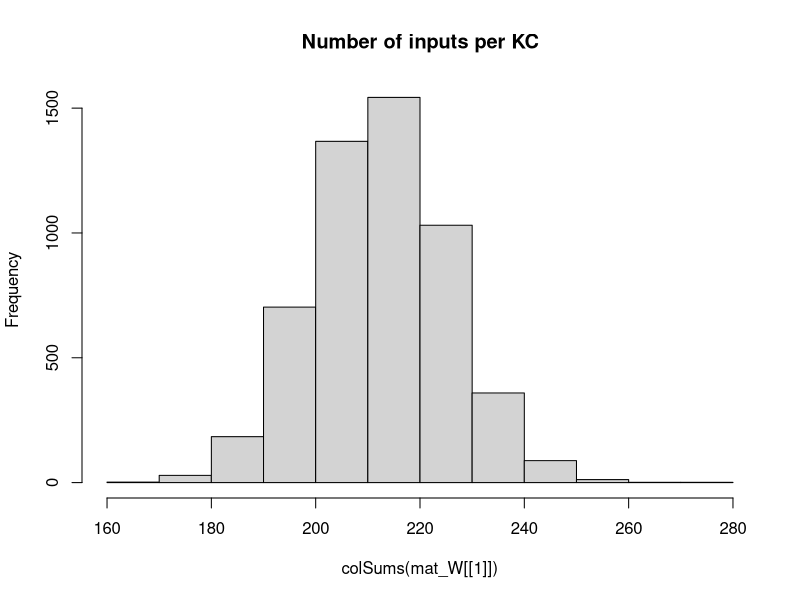

This figure's R source: (Note: this script raises an error after producing the figure.)
## Development Code for Willsaw NN image recognition of zfish larva
## KL 2021
## I will implement a MB random kernel NN as in my Ant Navigation paper 
## This Files Trains the weights of  2 Layer Net : Random Expansion Feature Layer (Random Kernel Trick) -> Perceptron Output neuron 
## The connections in L1 Random Sparse Net are data independent, while L2 wights are trained via +ve larva head template samples to filter patterns that look like larva
## The input images are labeled as Fish and non fish according to the folder they are placed.
# Output is saved as pgm images which are then loaded by tracker software so as to implemend the simple classifier net implemended here 

library("pixmap")

## Initialiaze the random Weight vector of an L1 (KC) neuron  
init_random_W <- function(m,p){
  # Draw random Number N of Sampled Inputs From Binomial
  n <- rbinom(1,NROW(m),p)
  ## Set N random synapses as inputs to KC
  idx <- sample(1:NROW(m),n)
  
  m[idx] <- 1
  return (m)
}

## Sigmoid//logistic Transfer Function
N_transfer <- function(activation)
{
  return (1/(1+exp(-activation)))
}


## Derivative Sigmoid/logistic Transfer Function
N_transfer_D <- function(activation)
{
  return (N_transfer(activation)*(1-N_transfer(activation)) )
}

N_activation <- function(X,W,B)
{
  ## If more Than Half input units (based on Avg inputs) is active - then activate KC
 
 #  if ( sum(X) > KC_THRES )
#    return (1)
 # else
    return (X%*%W -B)
}

## Copies A Smaller Matrix To the Middle of a larger one - (Pasting Image on larger canvas)
matrix_paste <- function(src,target)
{
  x_offset <- round((ncol(target)- ncol(src))/2 )
  y_offset <- round((nrow(target)- nrow(src))/2 )
  target[ (1+y_offset):(y_offset+nrow(src)),(1+x_offset):(x_offset+ncol(src))] <-src
  return(target)
}



## Process 2 Layer Network - Return Last Node Output produced for each input image
## Target_output is vector of desired output for each output Neuron these I chose to be L2_1=1 (Fish) L2_2=1 (Non Fish)
net_proc_images <- function(img_list,learningRate = 0.0,Target_output = c(1,-1))  
{

  L_X     <- list() ## Output Of Layer k
  L_A     <- list() ## Activation of  Layer k
  L_delta <- list()  ## Delta is the "cost attributable to (the value of) that node". 

  
  fileidx <- 0
  ## TRAIN /TEST ##
  for (in_img in img_list)
  {
    fileidx= fileidx + 1
    
    imgT <- read.pnm(in_img)
    mat_img <- getChannels(imgT)
    X <- as.vector(mat_img)
    message(in_img," Input Dim:", dim(mat_img)[1],"x",dim(mat_img)[2],"=",dim(mat_img)[2]*dim(mat_img)[1])
    
    if (length(X) > n_top_px)
    {
      warning("input sample too big - skipping")
      next
    }
    ## If Loaded image is Smaller than INput - Then Resize (paste into) larger Matrix to fit
    if (length(X) < n_top_px)
    {
      message("input sample Smaller than Canvas - pasting")
      mat_t <- matrix(0,nrow=img_dim[1],ncol=img_dim[2])
      mat_img <- matrix_paste(mat_img,mat_t)
      message("Converted  Dim:", dim(mat_img)[1],"x",dim(mat_img)[2],"=",dim(mat_img)[2]*dim(mat_img)[1])
      X <- as.vector(mat_img)
    }
    
    ##mypic = new("pixmapGrey", size=dim(mat_img),grey = mat_img);plot(mypic)
    dim(X) <- c(1,length(X)) ## Make into Row Vector
    ## Binarize Input Image / Set Sparsensess ##
    pxsparse = 1.0
    thres_bin = mean(X)
    max_iter = 100
    
    
    while (pxsparse > INPUT_SPARSENESS & max_iter > 0)
    {
      X_bin <-  as.numeric(X > thres_bin)
      pxsparse <- sum(as.numeric(X_bin[X_bin > 0]))/length(X_bin)
      thres_bin = thres_bin + 0.01;
      max_iter = max_iter + 1
    }
    ##Layer 1
      ##Output
      L_X[[1]] <- X_bin
      ##Activation 
      L_A[[1]] <- X
      
    message("Input Sparseness:",pxsparse)
    
    ## TRAIN Network ### 
    outError = 0
    ## Forward Propagation ## 
    for (i in 2:(N_Layers+1) )
    {
      L_A[[i]] <- N_activation(L_X[[i-1]], mat_W[[i-1]],v_Layer_Bias[i])  
      L_X[[i]] <- N_transfer(L_A[[i]])
    }
    outError = sum((Target_output - L_X[[i]])^2)
    
    ## Back Prop 
    for (l in (N_Layers+1):2 )
    {
      ##On Output Layer
      if (l == (N_Layers+1))
      {
        ## Element Wise Product (hadamart Product)
        L_delta[[l]] <- ((N_transfer_D(L_X[[l]])) * (L_X[[l]] - Target_output)) ##*N_transfer_D(L_X[[l]])
      }else{
        #L_delta[[l]] <- L_delta[[l+1]] %*% t(mat_W[[l]])*N_transfer_D(L_X[[l]])
        L_delta[[l]] <-   (L_delta[[l+1]]) %*% t(mat_W[[l]]) *N_transfer_D(L_X[[l]]) ## %*% t(N_transfer_D(L_X[[l-1]]) )
      }
      
        dE <- t(L_A[[l-1]]) %*% (L_delta[[l]])  
        dW <- learningRate*dE
        mat_W[[l-1]] = mat_W[[l-1]] -  dW
    }
      
    
    L_delta[[l]]*
    
    #hist( KC_out_act[1,])
    ## Calc Layer 1 output based on Activation Threshold Funciton for Units
    KC_output <- apply(KC_out_act, 2, N_transfer)
    dim(KC_output) <-c(1,length(KC_output)) ## Make into Row Vector
    
    ## Learn Positive Samples - Simple Perceptron Learning Rule - Over an augmented input X which is projected To High dim via sparse random matrix in L1##
    ## Take Active L1 outputs And Set L2 Input synapses of Output Neuron to High
    # Continuous output /
    L2_Neurons_out <<- (as.numeric(( KC_output %*%  W_L2)/N_KC))
    # Weight Gradient -
    DW <- t(KC_output)%*% (Target_output - L2_Neurons_out)/2
    W_L2 <<-  W_L2 + learningRate*DW ## Update Weight Vector 
    
    
    ##W_L2[W_L2 < 1] <<- 1 ##Cap To Limit Values - Saturation Of Synapses
    ##W_L2[,outNeuronIdx][W_L2< -1] <<- -1
    
    stopifnot(ncol(KC_output) == nrow(W_L2))
    ## Calc Output Neuron - Perceptron 
    
    
    L2_out[[fileidx]] <- list(L2_F=L2_Neurons_out[1],
                              L2_NF=L2_Neurons_out[2],
                              KC_active = sum(KC_output),
                              KC_total = length(KC_output),
                              input_sparse= pxsparse,
                              file=in_img
    )
    message("Recognition Output for Img ",in_img," is F:",L2_Neurons_out[1]," non-F:",L2_Neurons_out[2]," Active KC:",L2_out[[fileidx]]$KC_active/N_KC )
    dim(X_bin) = dim(mat_img)
    
    strRes <- "Not a Fish"
    if (L2_Neurons_out[1] > L2_Neurons_out[2])
      strRes <- "A Fish"
    #image(X_bin)
    #title(main = paste(in_img,strRes," R:",L2_Neurons_out[1]-L2_Neurons_out[2]), font.main = 4)
  }
  
  
  return( data.frame( do.call(rbind,L2_out ) ))
}


img_dim <- c(38,28)
N_Layers <- 2

n_top_px <- img_dim[2]*img_dim[1]
N_KC = n_top_px*5 ## Number of Kenyon Cells (Input layer High Dim Coding)
N_SYN_per_KC <- n_top_px/5 ## Number of pic Features each KC neuron Codes for
v_Layer_N <- c(n_top_px, N_KC, 2)
v_Layer_Bias <- c(N_SYN_per_KC*0.25, 0,0) ## Number of INput that need to be active for Neuron to fire/Activate
INPUT_SPARSENESS = 0.20

mat_W <- list() # List Of Weight Matrices
## Make Sparse Random Synaptic Weight matrix Selecting Inputs for each KC
for (k in 1:N_Layers)
{
  mat_W[[k]] <- matrix(0,nrow=v_Layer_N[k],ncol=v_Layer_N[k+1])
  ## Init Random
  mat_W[[k]] <- apply(mat_W[[k]],2,init_random_W, N_SYN_per_KC/n_top_px)
}

  hist(colSums(mat_W[[1]]),main="Number of inputs per KC")

  
  
##Layer 2 (Output Perceptron)
L2_Neurons <<- 2
W_L2 <<- mat_W[[2]] #matrix(0,ncol=L2_Neurons,nrow=N_KC)

## Apply Input Image ##
## list training files 
setwd("/home/kostasl/workspace/zebrafishtrack/Rplots")
sPathTrainingSamples="../img/trainset/fish"
sPathTrainingNonSamples="../img/trainset/nonfish/"
sPathTestingSamplesFish="../img/fish/"
sPathTestingSamplesNonFish="../img/nonfish/"

img_list_train_fish =  list.files(path=sPathTrainingSamples,pattern="*pgm",full.names = T)
img_list_test_fish =  list.files(path=sPathTestingSamplesFish,pattern="*pgm",full.names = T)
img_list_train_nonfish =  list.files(path=sPathTrainingNonSamples,pattern="*pgm",full.names = T)
img_list_test_nonfish =  list.files(path=sPathTestingSamplesNonFish,pattern="*pgm",full.names = T)

#img_list_test=  list.files(path=sPathTestingSamples,pattern="*pgm",full.names = T)

# TRAIN On Fish Samples ##
KC_THRES <- N_SYN_per_KC*0.25 ## Number of INput that need to be active for KC to fire/Activate

dLearningRate <-1.0
lFitError <- list()
dfitRecord <- data.frame()


for (i in 1:5)
{
  
  dnetout_fish <- net_proc_images(img_list_train_fish,dLearningRate, c(1,-1))
  ##Test 
  dnetout_tfish <- dnetout_fish# net_proc_images(img_list_test_fish,dLearningRate, c(1,-1))
  #hist(unlist(dnetout_fish$L2_F),breaks=10,main="Class Fish Responses to F+ samples" )
  ##L1 threshold set too high - patterns do not propagate
  stopifnot(sum(unlist(dnetout_tfish$KC_active)) > 1)
    
  SqError_FisF <- sum((1 -unlist(dnetout_tfish$L2_F))^2)/nrow(dnetout_tfish)
  SqError_FisNotNF <- sum((-1 -unlist(dnetout_tfish$L2_NF))^2)/nrow(dnetout_tfish)
  
  message("Sq. Error: F+:",SqError_FisF," F-:",SqError_FisNotNF)
  
  dnetout_notfish <- net_proc_images(img_list_train_nonfish,dLearningRate,c(-1,1))
  dnetout_tnotfish <- dnetout_notfish #net_proc_images(img_list_test_nonfish,0,c(-1,1))
  ##hist(unlist(dnetout_notfish$L2_NF),breaks=10,main="Class Not Fish Responses to F- samples" )
  
  SqError_NFisNotF <- sum((-1 -unlist(dnetout_tnotfish$L2_F))^2)/nrow(dnetout_tnotfish)
  SqError_NFisNF <- sum((1 -unlist(dnetout_tnotfish$L2_NF))^2)/nrow(dnetout_tnotfish)
  
  #message("Sq. Error: F+:",SqError_NFisNotF," F-:",SqError_NFisNF)

  
  SqClassError = sum(SqError_FisF,SqError_FisNotNF,SqError_NFisNotF,SqError_NFisNF)   
  lFitError[[i]] = list(S_error=SqClassError,FishisFish=SqError_FisF,FishNotFish=SqError_FisNotNF,
                        NotFishIsFish=SqError_NFisNotF,
                        NotFishIsNotFish=SqError_NFisNF)
  
  dfitRecord <<- data.frame( do.call(rbind,lFitError ) )
  plot(unlist(dfitRecord$S_error),xlim=c(1,100) ,xlab="Fit Error",ylim=c(0,2))
}

## Test Fish
dnetout_testfish <- net_proc_images(img_list_test_fish,0,c(-1,1))
##hist(unlist(dnetout_notfish$L2_NF),breaks=10,main="Class Not Fish Responses to F- samples" )
dnetout_testnonfish <- net_proc_images(img_list_test_nonfish,0,c(-1,1))


SqError_NFisNotF <- sum((-1 -unlist(dnetout_testfish$L2_F))^2)/nrow(dnetout_testfish)
SqError_NFisNF <- sum((1 -unlist(dnetout_testfish$L2_NF))^2)/nrow(dnetout_testfish)




plot(unlist(dfitRecord$S_error),xlim=c(1,100) ,xlab="Fit Error",ylim=c(00,800))

plot(unlist(dfitRecord$FishisFish) )
plot(unlist(dfitRecord$FishNotFish) )
plot(unlist(dfitRecord$NotFishIsFish) )
plot(unlist(dfitRecord$NotFishIsNotFish) )



## Test Responses ## 
dnetout_test <- net_proc_images(img_list_test,0.0,c(0,0))
dnetout_test_nonfish <- net_proc_images(img_list_train_nonfish,0.0,c(-1,1))



colSums(W_L2)

l_out_n <- net_proc_images(img_list_train_nonfish,-dLearningRate/5,1)
colSums(W_L2)

colSums(W_L2)


## Save KC Matrix As Image (To Be loaded by Tracker)
## Save Trained Weights As Image (To load by Tracker)
KC_sparse_pic <- pixmapGrey(sMat, nrow=dim(sMat)[1],ncol=dim(sMat)[2],cellres=1)
plot(KC_sparse_pic)
write.pnm(KC_sparse_pic,file="KC_SparseNet.pgm")

## Shift Values
LW_shifted <- (W_L2/2.0)+0.5
Lout_pic <- pixmapGrey(W_L2, nrow=nrow(W_L2),ncol=ncol(W_L2),cellres=1)
plot(Lout_pic)
write.pnm(Lout_pic,file="outputLayer_trained.pgm")



hist(W_L2)

cc <- getChannels(Lout_pic)
plot(pic_outL)
